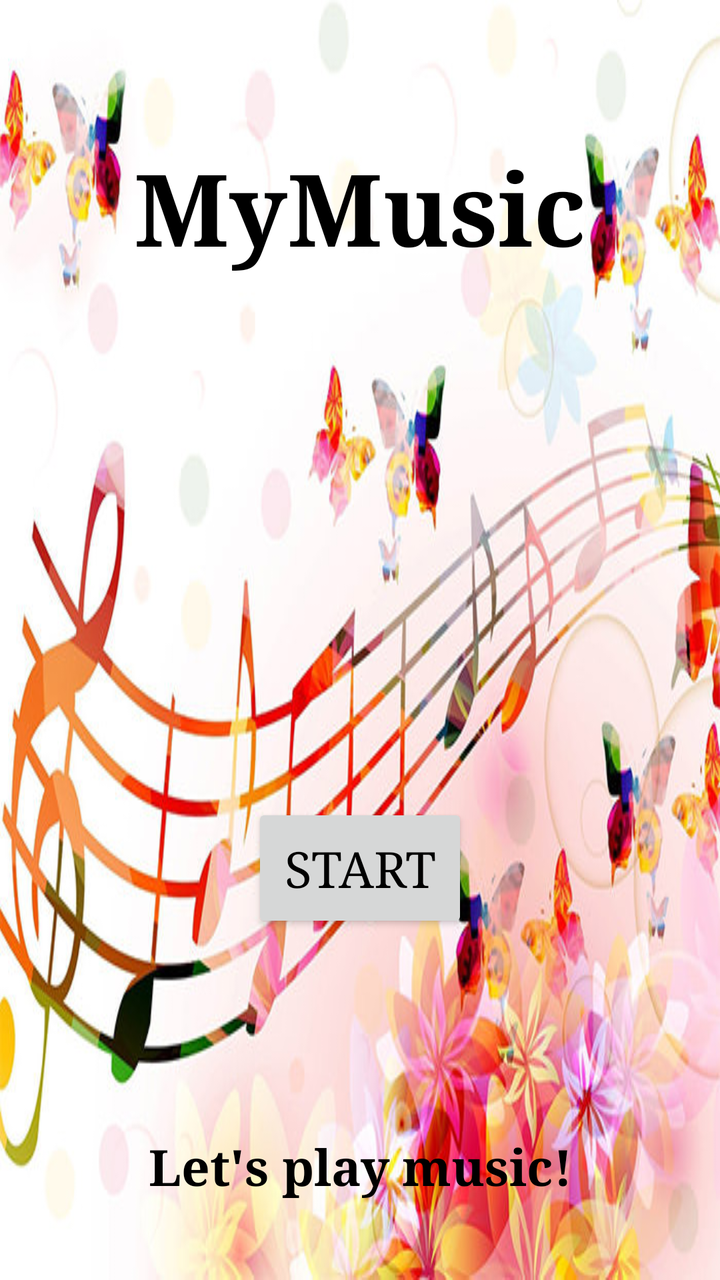
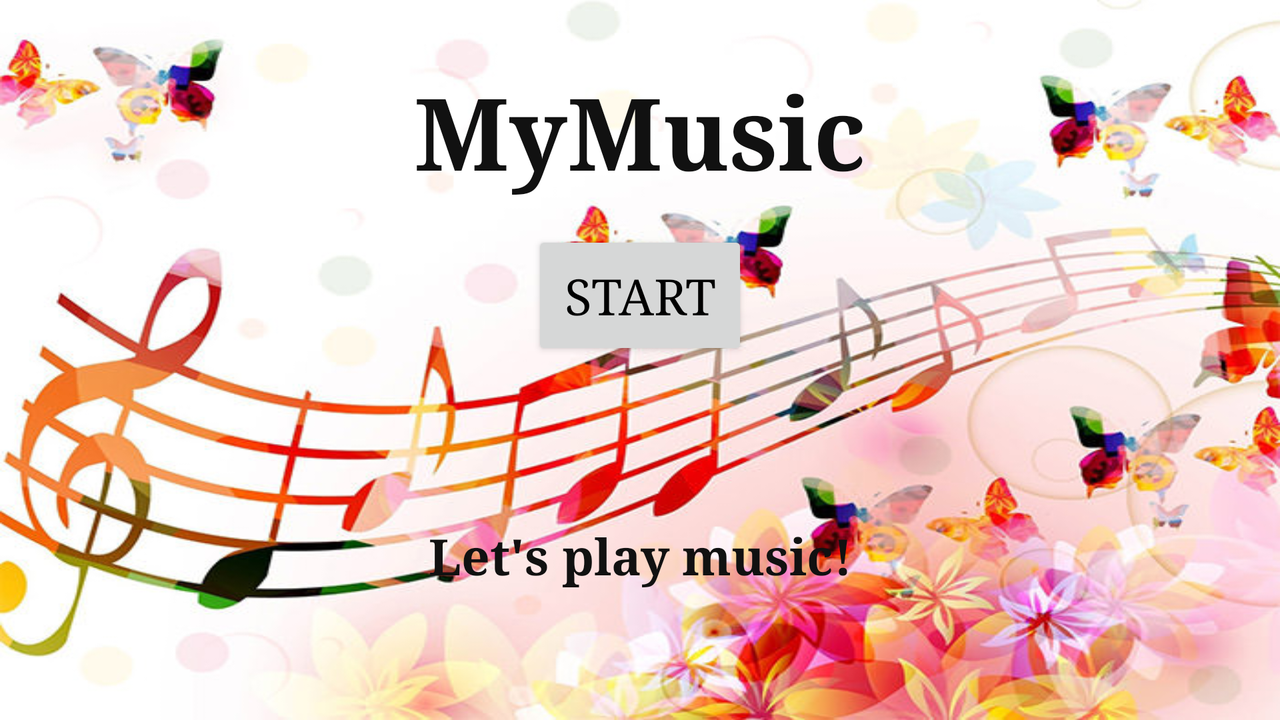

First picture: res/layout/ on a phone held upright. Second picture: the repository's own variant of that layout, on a device whose configuration matches the variant's folder. Source for both follows.
<!-- AndroidManifest.xml: application theme AppTheme -->
<!-- res/layout/activity_main.xml -->
<?xml version="1.0" encoding="utf-8"?>
<RelativeLayout xmlns:android="http://schemas.android.com/apk/res/android"
    xmlns:app="http://schemas.android.com/apk/res-auto"
    xmlns:tools="http://schemas.android.com/tools"
    style="@style/RelativeLayout"
    tools:context="com.example.popey.mymucic.Activities.MainActivity">

    <TextView
        style="@style/TextView"
        android:text="@string/app_name" />

    <Button
        android:id="@+id/startButton"
        style="@style/StartButton"
        android:layout_above="@id/greetings"
        android:text="@string/start_button" />

    <TextView
        android:id="@+id/greetings"
        style="@style/Greetings"
        android:text="@string/greetings" />


</RelativeLayout>
<!-- resources referenced by this layout -->
<resources>
  <string name="app_name">MyMusic</string>
  <string name="greetings">Let\'s play music!</string>
  <string name="start_button">start</string>
  <style name="Greetings">
          <item name="android:layout_width">wrap_content</item>
          <item name="android:layout_height">wrap_content</item>
          <item name="android:layout_alignParentBottom">true</item>
          <item name="android:layout_centerHorizontal">true</item>
          <item name="android:layout_marginLeft">@dimen/normal_margin</item>
          <item name="android:layout_marginRight">@dimen/normal_margin</item>
          <item name="android:gravity">center</item>
          <item name="android:fontFamily">serif</item>
          <item name="android:paddingBottom">@dimen/bottom_size</item>
          <item name="android:textColor">@color/textcolor</item>
          <item name="android:textSize">@dimen/greetings_size</item>
          <item name="android:textStyle">bold</item>
      </style>
  <style name="RelativeLayout">
          <item name="android:layout_width">match_parent</item>
          <item name="android:layout_height">match_parent</item>
          <item name="android:background">@drawable/music</item>
          <item name="android:scaleType">center</item>
      </style>
  <style name="StartButton">
          <item name="android:layout_width">wrap_content</item>
          <item name="android:layout_height">wrap_content</item>
          <item name="android:layout_centerHorizontal">true</item>
          <item name="android:layout_marginBottom">@dimen/big_margin</item>
          <item name="android:fontFamily">serif</item>
          <item name="android:padding">@dimen/normal_margin</item>
          <item name="android:textColor">@color/colorPrimary</item>
          <item name="android:textSize">@dimen/greetings_size</item>
      </style>
  <style name="TextView">
          <item name="android:layout_width">wrap_content</item>
          <item name="android:layout_height">wrap_content</item>
          <item name="android:layout_marginTop">@dimen/margin_bottom</item>
          <item name="android:layout_alignParentTop">true</item>
          <item name="android:layout_centerInParent">true</item>
          <item name="android:fontFamily">serif</item>
          <item name="android:textStyle">bold</item>
          <item name="android:textColor">@color/textcolor</item>
          <item name="android:textSize">@dimen/heading_size</item>
      </style>
  <style name="AppTheme" parent="Theme.AppCompat.Light.DarkActionBar">
          
          <item name="colorPrimary">@color/colorPrimary</item>
          <item name="colorPrimaryDark">@color/colorPrimaryDark</item>
          <item name="colorAccent">@color/colorAccent</item>
          <item name="android:fontFamily">serif</item>
      </style>
  <dimen name="normal_margin">16dp</dimen>
  <dimen name="bottom_size">40dp</dimen>
  <color name="textcolor">#000000</color>
  <dimen name="greetings_size">25sp</dimen>
  <!-- drawable music: png bitmap (drawable-xxxhdpi, 505585 bytes) -->
  <dimen name="big_margin">100dp</dimen>
  <color name="colorPrimary">#000000</color>
  <dimen name="margin_bottom">70dp</dimen>
  <dimen name="heading_size">50sp</dimen>
  <color name="colorPrimaryDark">#111111</color>
  <color name="colorAccent">#FFCC0000</color>
</resources>
<!-- res/layout-land/activity_main.xml (the repository's variant of the layout above) -->
<!-- drawn on the phone turned sideways -->
<?xml version="1.0" encoding="utf-8"?>
<RelativeLayout xmlns:android="http://schemas.android.com/apk/res/android"
    xmlns:app="http://schemas.android.com/apk/res-auto"
    xmlns:tools="http://schemas.android.com/tools"
    style="@style/RelativeLayout"
    tools:context="com.example.popey.mymucic.Activities.MainActivity">

    <TextView
        android:id="@+id/textView"
        style="@style/TextView_land"
        android:text="@string/app_name" />

    <Button
        android:id="@+id/startButton"
        style="@style/StartButton_Land"
        android:layout_below="@+id/textView"
        android:text="@string/start_button" />

    <TextView
        android:id="@+id/greetings"
        style="@style/Greetings_land"
        android:layout_below="@id/startButton"
        android:text="@string/greetings" />


</RelativeLayout>
<!-- resources referenced by the variant -->
<!-- as the phone turned sideways resolves them -->
<resources>
  <string name="app_name">MyMusic</string>
  <string name="greetings">Let\'s play music!</string>
  <string name="start_button">start</string>
  <style name="Greetings_land">
          <item name="android:layout_width">wrap_content</item>
          <item name="android:layout_height">wrap_content</item>
          <item name="android:layout_alignParentBottom">true</item>
          <item name="android:layout_centerInParent">true</item>
          <item name="android:fontFamily">serif</item>
          <item name="android:gravity">center</item>
          <item name="android:textColor">@color/colorPrimaryDark</item>
          <item name="android:textSize">@dimen/greetings_size</item>
          <item name="android:textStyle">bold</item>
      </style>
  <style name="RelativeLayout">
          <item name="android:layout_width">match_parent</item>
          <item name="android:layout_height">match_parent</item>
          <item name="android:background">@drawable/music</item>
          <item name="android:scaleType">center</item>
      </style>
  <style name="StartButton_Land">
          <item name="android:layout_width">wrap_content</item>
          <item name="android:layout_height">wrap_content</item>
          <item name="android:layout_centerHorizontal">true</item>
          <item name="android:layout_marginBottom">@dimen/normal_margin</item>
          <item name="android:fontFamily">serif</item>
          <item name="android:padding">@dimen/normal_margin</item>
          <item name="android:textColor">@color/colorPrimary</item>
          <item name="android:textSize">@dimen/greetings_size</item>
      </style>
  <style name="TextView_land">
          <item name="android:layout_width">wrap_content</item>
          <item name="android:layout_height">wrap_content</item>
          <item name="android:textSize">@dimen/heading_size</item>
          <item name="android:fontFamily">serif</item>
          <item name="android:textColor">@color/colorPrimaryDark</item>
          <item name="android:textStyle">bold</item>
          <item name="android:layout_centerInParent">true</item>
          <item name="android:layout_alignParentTop">true</item>
          <item name="android:layout_marginTop">@dimen/double_margin</item>
          <item name="android:layout_marginBottom">@dimen/normal_margin</item>
  
      </style>
  <style name="AppTheme" parent="Theme.AppCompat.Light.DarkActionBar">
          
          <item name="colorPrimary">@color/colorPrimary</item>
          <item name="colorPrimaryDark">@color/colorPrimaryDark</item>
          <item name="colorAccent">@color/colorAccent</item>
          <item name="android:fontFamily">serif</item>
      </style>
  <color name="colorPrimaryDark">#111111</color>
  <dimen name="greetings_size">25sp</dimen>
  <!-- drawable music: png bitmap (drawable-xxxhdpi, 505585 bytes) -->
  <dimen name="normal_margin">16dp</dimen>
  <color name="colorPrimary">#000000</color>
  <dimen name="heading_size">50sp</dimen>
  <dimen name="double_margin">32dp</dimen>
  <color name="colorAccent">#FFCC0000</color>
</resources>
